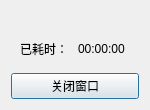
<?xml version="1.0" encoding="UTF-8"?>
<ui version="4.0">
 <class>frmBlockingInterface</class>
 <widget class="QDialog" name="frmBlockingInterface">
  <property name="geometry">
   <rect>
    <x>0</x>
    <y>0</y>
    <width>150</width>
    <height>105</height>
   </rect>
  </property>
  <property name="windowTitle">
   <string>Dialog</string>
  </property>
  <property name="styleSheet">
   <string notr="true"/>
  </property>
  <layout class="QGridLayout" name="gridLayout">
   <item row="2" column="0">
    <widget class="QWidget" name="widget" native="true">
     <layout class="QHBoxLayout" name="horizontalLayout">
      <item>
       <widget class="QLabel" name="label_2">
        <property name="text">
         <string>已耗时：</string>
        </property>
       </widget>
      </item>
      <item>
       <widget class="QLabel" name="lab_time">
        <property name="text">
         <string>00:00:00</string>
        </property>
       </widget>
      </item>
     </layout>
    </widget>
   </item>
   <item row="0" column="0">
    <widget class="QLabel" name="label">
     <property name="text">
      <string/>
     </property>
     <property name="alignment">
      <set>Qt::AlignCenter</set>
     </property>
    </widget>
   </item>
   <item row="3" column="0">
    <widget class="QPushButton" name="btn_close">
     <property name="text">
      <string>关闭窗口</string>
     </property>
    </widget>
   </item>
  </layout>
 </widget>
 <resources/>
 <connections/>
</ui>
